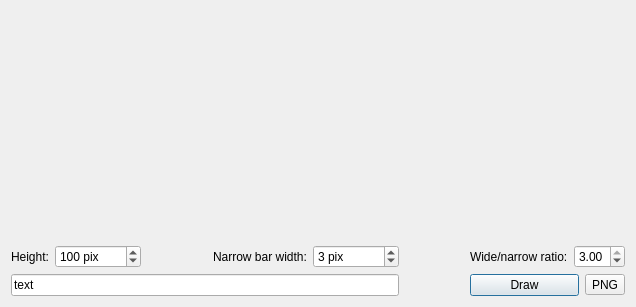
<?xml version="1.0" encoding="UTF-8"?>
<ui version="4.0">
 <class>Dialog</class>
 <widget class="QDialog" name="Dialog">
  <property name="geometry">
   <rect>
    <x>0</x>
    <y>0</y>
    <width>636</width>
    <height>307</height>
   </rect>
  </property>
  <property name="windowTitle">
   <string>Code39 Barcode Generator</string>
  </property>
  <layout class="QGridLayout" name="gridLayout">
   <item row="1" column="0">
    <layout class="QHBoxLayout" name="horizontalLayout_3">
     <item>
      <widget class="QLabel" name="label_2">
       <property name="text">
        <string>Height:</string>
       </property>
      </widget>
     </item>
     <item>
      <widget class="QSpinBox" name="height">
       <property name="suffix">
        <string> pix</string>
       </property>
       <property name="minimum">
        <number>1</number>
       </property>
       <property name="maximum">
        <number>99999999</number>
       </property>
       <property name="value">
        <number>100</number>
       </property>
      </widget>
     </item>
    </layout>
   </item>
   <item row="2" column="4">
    <widget class="QPushButton" name="draw">
     <property name="text">
      <string>Draw</string>
     </property>
    </widget>
   </item>
   <item row="2" column="0" colspan="3">
    <widget class="QLineEdit" name="input">
     <property name="text">
      <string>text</string>
     </property>
    </widget>
   </item>
   <item row="1" column="2">
    <layout class="QHBoxLayout" name="horizontalLayout_2">
     <item>
      <widget class="QLabel" name="label_3">
       <property name="text">
        <string>Narrow bar width:</string>
       </property>
      </widget>
     </item>
     <item>
      <widget class="QSpinBox" name="narrowWidth">
       <property name="suffix">
        <string> pix</string>
       </property>
       <property name="minimum">
        <number>1</number>
       </property>
       <property name="maximum">
        <number>999999</number>
       </property>
       <property name="value">
        <number>3</number>
       </property>
      </widget>
     </item>
    </layout>
   </item>
   <item row="1" column="3">
    <spacer name="horizontalSpacer_2">
     <property name="orientation">
      <enum>Qt::Horizontal</enum>
     </property>
     <property name="sizeHint" stdset="0">
      <size>
       <width>40</width>
       <height>20</height>
      </size>
     </property>
    </spacer>
   </item>
   <item row="0" column="0" colspan="5">
    <widget class="QLabel" name="view">
     <property name="sizePolicy">
      <sizepolicy hsizetype="Expanding" vsizetype="Expanding">
       <horstretch>0</horstretch>
       <verstretch>0</verstretch>
      </sizepolicy>
     </property>
     <property name="autoFillBackground">
      <bool>false</bool>
     </property>
     <property name="alignment">
      <set>Qt::AlignCenter</set>
     </property>
    </widget>
   </item>
   <item row="1" column="1">
    <spacer name="horizontalSpacer">
     <property name="orientation">
      <enum>Qt::Horizontal</enum>
     </property>
     <property name="sizeHint" stdset="0">
      <size>
       <width>40</width>
       <height>20</height>
      </size>
     </property>
    </spacer>
   </item>
   <item row="2" column="5">
    <widget class="QToolButton" name="save">
     <property name="text">
      <string>PNG</string>
     </property>
    </widget>
   </item>
   <item row="1" column="4" colspan="2">
    <layout class="QHBoxLayout" name="horizontalLayout">
     <item>
      <widget class="QLabel" name="label">
       <property name="text">
        <string>Wide/narrow ratio:</string>
       </property>
      </widget>
     </item>
     <item>
      <widget class="QDoubleSpinBox" name="ratio">
       <property name="minimum">
        <double>2.000000000000000</double>
       </property>
       <property name="maximum">
        <double>3.000000000000000</double>
       </property>
       <property name="singleStep">
        <double>0.100000000000000</double>
       </property>
       <property name="value">
        <double>3.000000000000000</double>
       </property>
      </widget>
     </item>
    </layout>
   </item>
  </layout>
 </widget>
 <layoutdefault spacing="6" margin="11"/>
 <resources/>
 <connections/>
</ui>
